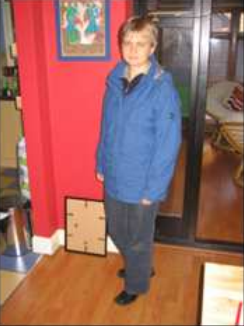
#> input picture 2018033_CV_HW13/Cap1.PNG, 244 x 326 px, found by its file name
$ python using_sk_kmeans.py
#> lines starting #> are read from the running program, lines starting #| are printed output that depends on the picture; after the words box and inside, x2 and y2 are one past the last pixel; in counts of white or black regions, pixels touching at a corner belong together
# 2018033_CV_HW13.py
# Name: Dushyant Panchal
# Rollno: 2018033


import cv2
import numpy as np
from sklearn.cluster import KMeans

# input the images to np array
img1 = cv2.imread('Cap1.png')
#> img1 is the input picture: shape (326, 244, 3); mean B, G, R 97.3, 104.9, 155.5
img2 = cv2.imread('Cap2.png')
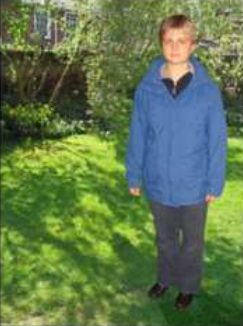
#> input picture 2018033_CV_HW13/Cap2.PNG, 243 x 326 px, found by its file name
#> img2 is the input picture: shape (326, 243, 3); mean B, G, R 76.7, 118.9, 95.8
num_imgs = 2

size = 400

img1 = cv2.resize(img1,(size,size))
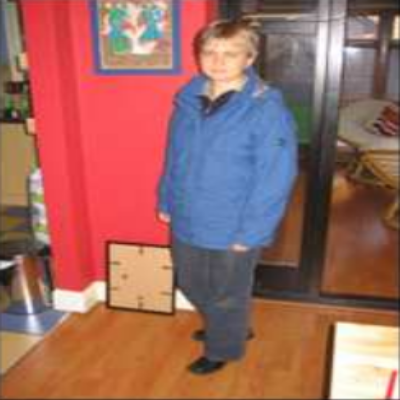
#> img1: shape (400, 400, 3); mean B, G, R 97.2, 104.8, 155.4
img2 = cv2.resize(img2,(size,size))
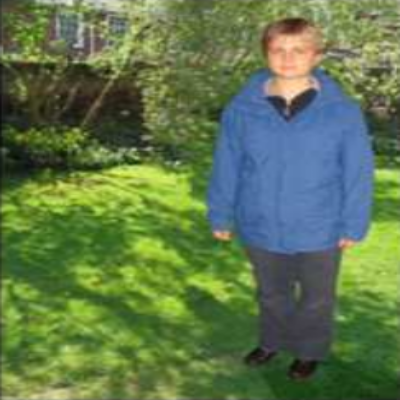
#> img2: shape (400, 400, 3); mean B, G, R 76.6, 118.8, 95.7


img = np.stack([img1,img2]).reshape(num_imgs*size,size,3)
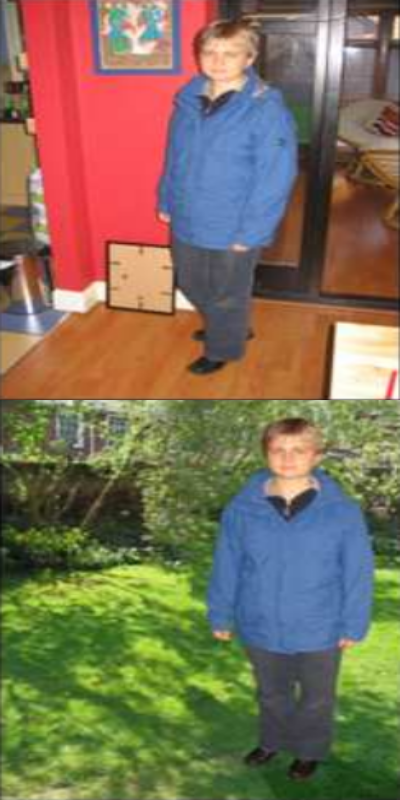
#> img: shape (800, 400, 3); mean B, G, R 86.9, 111.8, 125.6
cluster_features = np.float32(img.reshape(-1,3))

K=5
kmeans = KMeans(n_clusters=K).fit(cluster_features)

_, nK = np.unique(kmeans.labels_, return_counts=True)
#> nK = [123233, 24931, 54761, 72174, 44901]
labels = kmeans.labels_.reshape(num_imgs,size,size)


q = np.zeros((K,num_imgs))
for k in range(K):
    for j in range(num_imgs):
        label_j = labels[j,:,:]
        q[k,j] = np.sum((label_j==k)*1)/nK[k]
#> after the loop, q = [[0.353, 0.647], [0.751, 0.249], [0.997, 0.00254], [0.296, 0.704], [0.485, 0.515]]

w_d = 1/(1+np.var(q, axis=1))
#> w_d = [0.979, 0.941, 0.802, 0.96, 1]
w_d /= np.max(w_d)
w_d = np.uint8(w_d)
#> w_d = [0, 0, 0, 0, 1]


maps = np.zeros(img.shape[:2])
labels = labels.reshape(maps.shape)
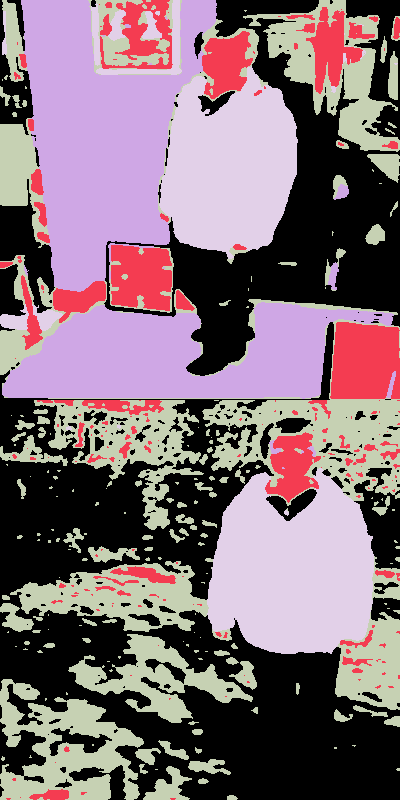
#> labels: shape (800, 400) int32; 5 distinct labels, from 0 to 4; one colour per label, 0 black
for k in range(K):
    maps[labels==k] = w_d[k]
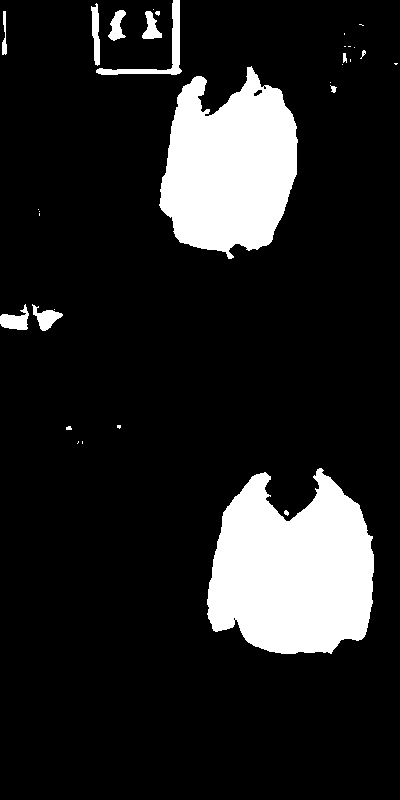
#> maps: shape (800, 400) float64; values 0 (black) and 1 (white), 14% white; 32 white regions (18 under 20 px), largest, box (x1, y1, x2, y2) and area: (207, 468, 374, 654) 23045, (159, 66, 298, 259) 18761, (96, 0, 182, 75) 972


clusters = np.zeros(img.shape)

for k in range(K):
    clusters[labels==k] = kmeans.cluster_centers_[k]/255
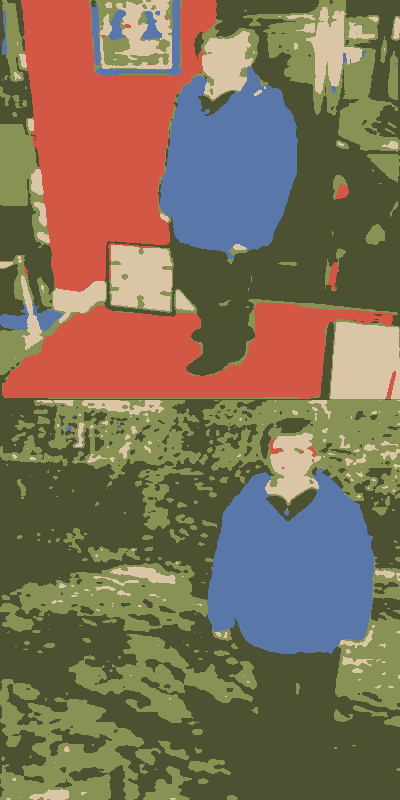
#> clusters: shape (800, 400, 3) float64; mean of channels 0, 1, 2 0.341, 0.439, 0.493; drawn as B, G, R

cv2.imshow("imgs", maps)
cv2.imshow("clusters", clusters)
cv2.waitKey(0)
